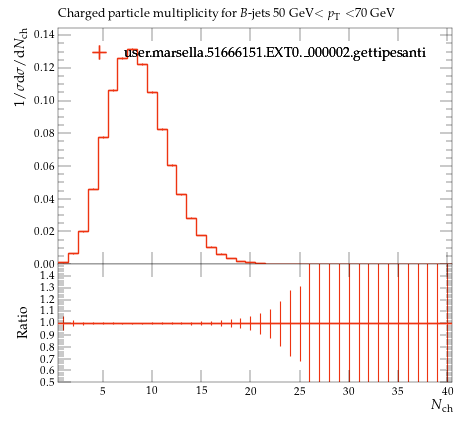

Source code (Python):
#! /usr/bin/env python

# This Python script was auto-generated using YODA v2.0.2.
# Analysis object: /MC_HFDECAYS/avg_B_jet_ch_mult_50_70
# Timestamp: 24-07-2026 (16:40:05)

import matplotlib as mpl
import matplotlib.pyplot as plt
mpl.use('Agg') # comment out for interactive use
import os
import numpy as np

plotDir = os.path.split(os.path.realpath(__file__))[0]
if 'YODA_USER_PLOT_PATH' in globals():
    plot_outdir = globals()['YODA_USER_PLOT_PATH']
else:
    plot_outdir = plotDir

#plot style
plt.style.use(os.path.join(plotDir, '../default.mplstyle'))
# plot metadata
figW, figH = plt.rcParams['figure.figsize']
ax_xLabel = r'$N_\mathrm{ch}$'
ax_yLabel = r'$1/\sigma \mathrm{d}\sigma/\mathrm{d}N_\mathrm{ch}$'
ax_title  = r'Charged particle multiplicity for $B$-jets 50 GeV$<p_\mathrm{T}<$70 GeV'
ax_xScale = 'linear'
ax_yScale = 'linear'
xLims = (0.5, 40.5)
yLims = (0.0, 0.14453307)
xMinorTickMarks = 0

# TeX-friendly labels for the legend
labels = {
    'legend' : ([ r"user.marsella.51666151.EXT0.\_000002.gettipesanti" ], r""),
}

# Adjust canvas width and height
canvasW = 10.0
canvasH = 9.0
figW *= canvasW/10.
figH *= canvasH/9.

# Create figure and axis objects
fig, (ax, ratio0_ax) = plt.subplots(2, 1, sharex=True,
                  figsize=(figW,figH), gridspec_kw={'height_ratios': (6.0, 3.0)})

# Set figure margins
plt.subplots_adjust(
    left   = 1.0 * plt.rcParams['figure.subplot.left'],
    right  = 1.0 * plt.rcParams['figure.subplot.right'],
    top    = 1.0 * plt.rcParams['figure.subplot.top'],
    bottom = 1.0 * plt.rcParams['figure.subplot.bottom'])

ratio0_ax.yaxis.set_major_locator(mpl.ticker.MultipleLocator(0.1))
ratio0_ax.set_ylim(0.5, 1.4999)
ratio0_ax.set_ylabel('Ratio')
ratio0_ax.xaxis.set_minor_locator(mpl.ticker.NullLocator())

# the numerical data is stored in a separate file
dataf = dict()
prefix = os.path.split(__file__)[0]
if prefix:    prefix = prefix + '/'
exec(open(prefix+'avg_B_jet_ch_mult_50_70__data.py').read(), dataf)


legend_handles = dict() # keep track of handles for the legend

# style options for curves
# starts at zorder>=5 to draw curve on top of legend
styles = {
  'user.marsella.51666151.EXT0._000002.gettipesanti.yoda.gz': {
    'color' : '#EE3311',
    'linestyle' : '-',
    'linewidth' : 1,
    'marker' : 'none',
    'markersize' : 2,
    'capsize' : 0.0,
    'zorder' : 5,
    'histstyle' : 1,
    'drawstyle' : 'steps-pre',
    'xerrorbars' : 1,
    'yerrorbars' : 1,
    'fillcolor' : None,
    'fillopacity' : 1.0,
    'ratio0_linestyle' : '-',
    'ratio0_linewidth' : 1,
    'ratio0_marker' : 'none',
    'ratio0_markersize' : 2,
    'ratio0_capsize' : 0.0,
    'ratio0_zorder' : 5,
    'ratio0_histstyle' : 1,
    'ratio0_drawstyle' : 'steps-pre',
    'ratio0_xerrorbars' : 1,
    'ratio0_yerrorbars' : 1,
  },
}

# curve from input yoda files in main panel
for label, yvals in dataf['yvals'].items():
    if all(np.isnan(v) for v in dataf['yvals'][label]):
        continue
    tmp = None
    if styles[label]['histstyle']: # draw as histogram
        xpos = dataf['xedges'][label] if styles[label]['drawstyle'] else dataf['xpoints'][label]
        ypos = np.insert(yvals, 0, yvals[0]) if styles[label]['drawstyle'] else yvals
        if styles[label]['fillcolor']: # fill area below curve
            ax.fill_between(xpos, ypos, step='pre',
                            color=styles[label]['fillcolor'],
                            alpha=styles[label]['fillopacity'])
        tmp, = ax.plot(xpos, ypos,
                       color=styles[label]['color'],
                       linestyle=styles[label]['linestyle'],
                       linewidth=styles[label]['linewidth'],
                       drawstyle=styles[label]['drawstyle'], solid_joinstyle='miter',
                       zorder=styles[label]['zorder'], label=label)
    tmp = ax.errorbar(dataf['xpoints'][label], yvals,
                      xerr=np.array(dataf['xerrs'][label])*styles[label]['xerrorbars'],
                      yerr=np.array(dataf['yerrs'][label])*styles[label]['yerrorbars'],
                      fmt=styles[label]['marker'], capsize=styles[label]['capsize'],
                      markersize=styles[label]['markersize'],
                      ecolor=styles[label]['color'],
                      color=styles[label]['color'], zorder=styles[label]['zorder'])
    tmp[-1][0].set_linestyle(styles[label]['linestyle'])
    tmp[-1][0].set_linewidth(styles[label]['linewidth'])
    if label in dataf['add_legend_handle']:  legend_handles[label] = tmp
    for varLabel in dataf['variation_yvals'].keys():
        if varLabel.startswith(label):
            tmp, = ax.plot(dataf['xedges'][label], dataf['variation_yvals'][varLabel],
                           color=styles[label]['color'],
                           linestyle=styles[label]['linestyle'],
                           linewidth=styles[label]['linewidth'],
                           drawstyle='steps-pre', solid_joinstyle='miter',
                           zorder=styles[label]['zorder'], alpha=0.5)


# plots on ratio panel
# curve from input yoda files in ratio panel
for label, yvals in dataf['ratio0_yvals'].items():
    if all(np.isnan(v) for v in yvals):
        continue
    if styles[label]['ratio0_histstyle']: # plot as histogram
        xpos = dataf['xedges']['user.marsella.51666151.EXT0._000002.gettipesanti.yoda.gz'] if styles[label]['ratio0_drawstyle'] else dataf['xpoints']['user.marsella.51666151.EXT0._000002.gettipesanti.yoda.gz']
        ypos = np.insert(yvals, 0, yvals[0]) if styles[label]['ratio0_drawstyle'] else yvals
        ratio0_ax.plot(xpos, ypos,
                       color=styles[label]['color'],
                       linewidth=styles[label]['linewidth'],
                       linestyle=styles[label]['ratio0_linestyle'],
                       drawstyle=styles[label]['ratio0_drawstyle'], zorder=styles[label]['zorder'],
                       solid_joinstyle='miter')
    tmp = ratio0_ax.errorbar(dataf['xpoints']['user.marsella.51666151.EXT0._000002.gettipesanti.yoda.gz'], yvals,
                             xerr=np.array(dataf['ref_xerrs'])*styles[label]['ratio0_xerrorbars'],
                             yerr=np.array(dataf['ratio0_yerrs'][label])*styles[label]['ratio0_yerrorbars'],
                             fmt=styles[label]['ratio0_marker'], capsize=styles[label]['ratio0_capsize'],
                             markersize=styles[label]['ratio0_markersize'],
                             ecolor=styles[label]['color'],
                             color=styles[label]['color'])
    tmp[-1][0].set_linestyle(styles[label]['ratio0_linestyle'])
    tmp[-1][0].set_linewidth(styles[label]['ratio0_linewidth'])

    for varlabel in dataf['ratio0_variation_vals'].keys():
        if varlabel.startswith(label):
            ratio0_ax.plot(dataf['xedges']['user.marsella.51666151.EXT0._000002.gettipesanti.yoda.gz'],
                            dataf['ratio0_variation_vals'][varlabel],
                            color=styles[label]['color'],
                            linestyle=styles[label]['linestyle'],
                            linewidth=styles[label]['linewidth'],
                            drawstyle='steps-pre', solid_joinstyle='miter',
                            zorder=1, alpha=0.5)

legend_items = list(legend_handles.values())
ax.add_artist(ax.legend(legend_items,
                        labels['legend'][0],
                        title=labels['legend'][1],
                        alignment='left',
                        loc='upper center',
                        bbox_to_anchor=(0.5, 0.97)))

# set plot metadata as defined above
ratio0_ax.set_xlabel(ax_xLabel)
ratio0_ax.xaxis.set_label_coords(1., -0.15)
ax.set_ylabel(ax_yLabel, ha='right', va='top')
ax.yaxis.set_label_coords(-0.11, 1.0)
ax.set_title(ax_title, loc='left')
ax.set_xscale(ax_xScale)
ax.set_yscale(ax_yScale)
ax.set_xlim(xLims)
ax.set_ylim(yLims)

# tick formatting
plt.rcParams['xtick.top'] = True
plt.rcParams['ytick.right'] = True
ax.xaxis.set_minor_locator(mpl.ticker.NullLocator())
fig.align_ylabels((ax, ratio0_ax))
plt.savefig(os.path.join(plot_outdir, 'avg_B_jet_ch_mult_50_70.pdf'), format='PDF')
plt.savefig(os.path.join(plot_outdir, 'avg_B_jet_ch_mult_50_70.png'), format='PNG')

plt.close(fig)
